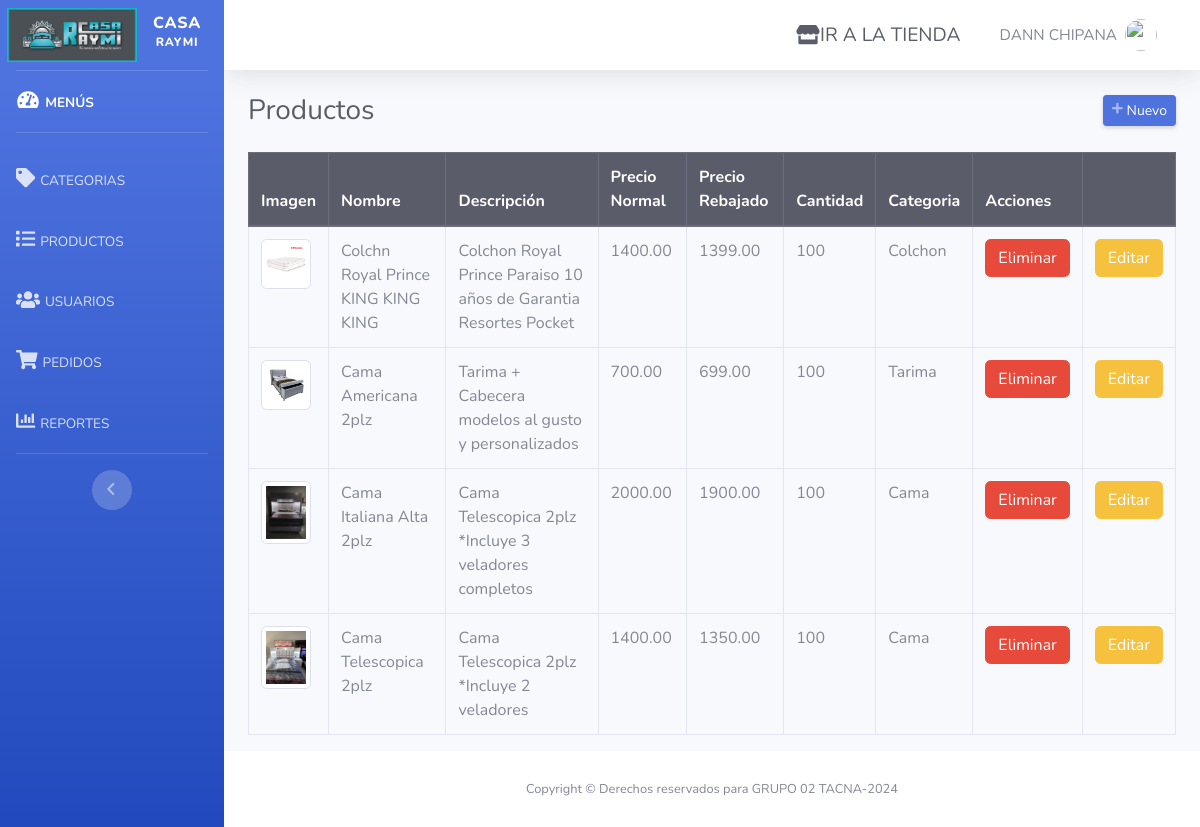
Page /admin/productos.php (signed in) on the committed database.
### tables this page shows
CREATE TABLE `productos` (
  `id` int(11) NOT NULL,
  `nombre` varchar(255) NOT NULL,
  `descripcion` text NOT NULL,
  `precio_normal` decimal(10,2) NOT NULL,
  `precio_rebajado` decimal(10,2) NOT NULL,
  `cantidad` int(11) NOT NULL,
  `imagen` varchar(50) NOT NULL,
  `id_categoria` int(11) NOT NULL
);

CREATE TABLE `categorias` (
  `id` int(11) NOT NULL,
  `categoria` varchar(50) NOT NULL
);

### admin/productos.php (the view, shortened to what this page needs)
<?php
require_once "../config/conexion.php";
include("includes/header.php"); ?>
<div class="d-sm-flex align-items-center justify-content-between mb-4">
    <h1 class="h3 mb-0 text-gray-800">Productos</h1>
    <a href="#" class="d-none d-sm-inline-block btn btn-sm btn-primary shadow-sm" id="abrirProducto"><i class="fas fa-plus fa-sm text-white-50"></i> Nuevo</a>
</div>
<div class="row">
    <div class="col-md-12">
        <div class="table-responsive">
            <table class="table table-hover table-bordered" style="width: 100%;">
                <thead class="thead-dark">
                    <tr>
                        <th>Imagen</th>
                        <th>Nombre</th>
                        <th>Descripción</th>
                        <th>Precio Normal</th>
                        <th>Precio Rebajado</th>
                        <th>Cantidad</th>
                        <th>Categoria</th>
                        <th>Acciones</th>
                        <th></th>
                    </tr>
                </thead>
                <tbody>
                    <?php
                    $query = mysqli_query($conexion, "SELECT p.*, c.id AS id_cat, c.categoria FROM productos p INNER JOIN categorias c ON c.id = p.id_categoria ORDER BY p.id DESC");
                    while ($data = mysqli_fetch_assoc($query)) { ?>
                        <tr>
                            <td><img class="img-thumbnail" src="../assets/img/<?php echo $data['imagen']; ?>" width="50"></td>
                            <td><?php echo $data['nombre']; ?></td>
                            <td><?php echo $data['descripcion']; ?></td>
                            <td><?php echo $data['precio_normal']; ?></td>
                            <td><?php echo $data['precio_rebajado']; ?></td>
                            <td><?php echo $data['cantidad']; ?></td>
                            <td><?php echo $data['categoria']; ?></td>
                            <td>
                                <form method="post" action="eliminar.php?accion=pro&id=<?php echo $data['id']; ?>" class="d-inline eliminar">
                                    <button class="btn btn-danger" type="submit">Eliminar</button>
                                </form>
                            </td>
                            <td>
                                <a href="editar_producto.php?id=<?php echo $data['id']; ?>" class="btn btn-warning">Editar</a>
                            </td>
                        </tr>
                    <?php } ?>
                </tbody>
            </table>
        </div>
    </div>
</div>
<?php include("includes/footer.php"); ?>

### rows in the picture
productos: imagen (picture), nombre "Colchn Royal Prince KING KING KING", descripcion "Colchon Royal Prince Paraiso 10 años de Garantia Resortes Pocket", precio_normal "1400.00", precio_rebajado "1399.00", cantidad "100", id_categoria.categoria "Colchon"
productos: imagen (picture), nombre "Cama Americana 2plz", descripcion "Tarima + Cabecera modelos al gusto y personalizados", precio_normal "700.00", precio_rebajado "699.00", cantidad "100", id_categoria.categoria "Tarima"
productos: imagen (picture), nombre "Cama Italiana Alta 2plz", descripcion "Cama Telescopica 2plz *Incluye 3 veladores completos", precio_normal "2000.00", precio_rebajado "1900.00", cantidad "100", id_categoria.categoria "Cama"
productos: imagen (picture), nombre "Cama Telescopica 2plz", descripcion "Cama Telescopica 2plz *Incluye 2 veladores", precio_normal "1400.00", precio_rebajado "1350.00", cantidad "100", id_categoria.categoria "Cama"

### other values in the picture
$_SESSION['nombre'] "DANN CHIPANA"
